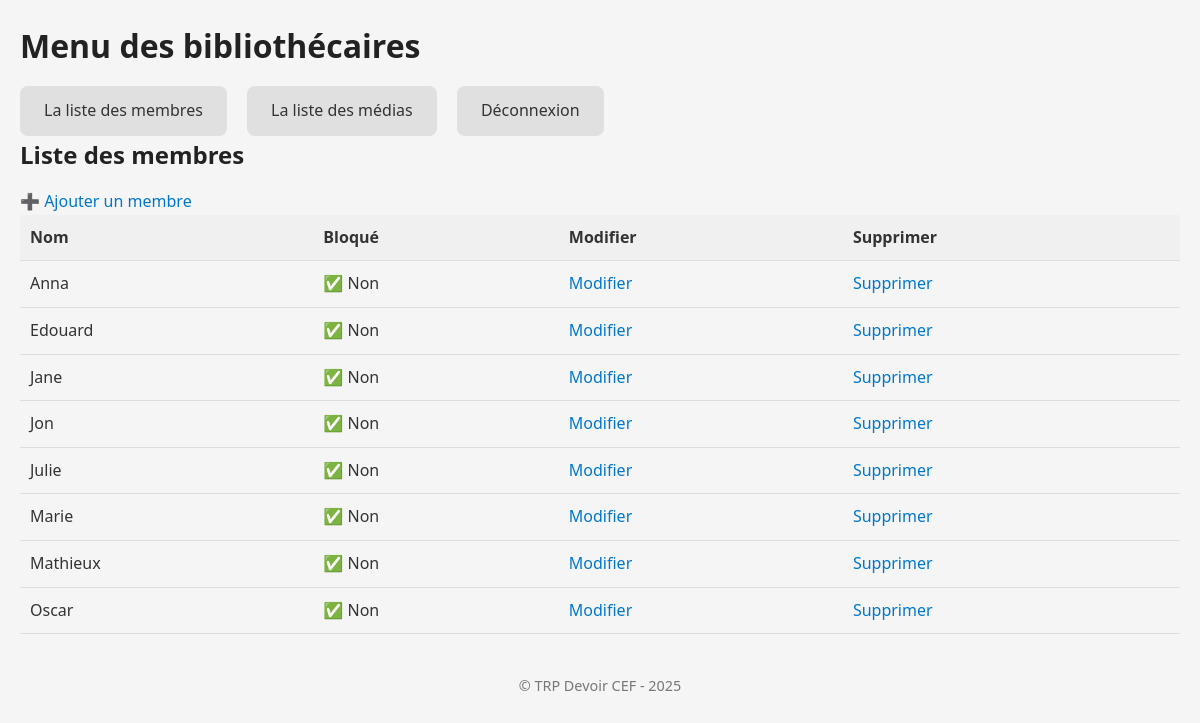
/membres/, run on the app's committed database.
### bibliothecaire/models.py (models this page shows, shortened)
class Membre(models.Model):
    nom = models.CharField(max_length=100)
    nombre_emprunts = models.PositiveIntegerField(default=0)

### bibliothecaire/views.py (the view)
# urls.py: path('membres/', views.liste_membres, name='liste_membres'),
def liste_membres(request):
    membres = Membre.objects.all().order_by('nom')
    for m in membres:
        if hasattr(m, 'emprunteur'):
            emprunteur = m.emprunteur
            emprunteur.verifier_retard()
            m.nb_emprunts = len(emprunteur.medias)
            m.medias = []
            for media in emprunteur.medias:
                if hasattr(media, "auteur"):
                    media.type_media = "Livre"
                elif hasattr(media, "artiste"):
                    media.type_media = "CD"
                elif hasattr(media, "realisateur"):
                    media.type_media = "DVD"
                else:
                    media.type_media = "Inconnu"
                m.medias.append(media)
        else:
            m.nb_emprunts = 0
            m.medias = []
    return render(request, 'liste_membres.html', {'membres': membres})

### bibliothecaire/templates/liste_membres.html (shortened to what this page needs)
{% extends "base.html" %}
{% block content %}
<h2>Liste des membres</h2>
<div>
    <a href="{% url 'bibliothecaire:creation_membre' %}">➕ Ajouter un membre</a>
</div>
<table>
    <tr>
        <th>Nom</th>
        <th>Bloqué</th>
        <th>Modifier</th>
        <th>Supprimer</th>
    </tr>
    {% for membre in membres %}
    <tr>
        <td>{{ membre.nom }}</td>
        <td>
            {% if membre.emprunteur and membre.emprunteur.bloque %}
                🚫 Oui
            {% else %}
                ✅ Non
            {% endif %}
        </td>
        <td><a href="{% url 'bibliothecaire:modifier_membre' membre.id %}">Modifier</a></td>
        <td><a href="{% url 'bibliothecaire:supprimer_membre' membre.id %}">Supprimer</a></td>
    </tr>
    {% empty %}
    <tr><td colspan="5">Aucun membre trouvé.</td></tr>
    {% endfor %}
</table>
{% endblock %}

### bibliothecaire/static/css/style.css (style rules this page uses)
* { margin: 0; padding: 0; box-sizing: border-box; font-family: 'Segoe UI', Tahoma, Geneva, Verdana, sans-serif; }
body { background-color: #f5f5f5; color: #333; line-height: 1.6; padding: 20px; }
h1, h2, h3 { color: #222; margin-bottom: 15px; }
a { color: #0077cc; text-decoration: none; }
table { width: 100%; border-collapse: collapse; margin-bottom: 20px; }
th, td { padding: 10px; text-align: left; border-bottom: 1px solid #ddd; }
th { background-color: #f0f0f0; }

### data on the page
Membre: nom "Anna"
Membre: nom "Edouard"
Membre: nom "Jane"
Membre: nom "Jon"
Membre: nom "Julie"
Membre: nom "Marie"
Membre: nom "Mathieux"
Membre: nom "Oscar"
